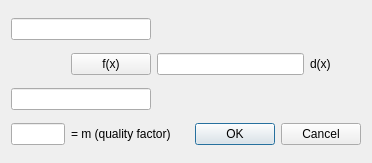
<?xml version="1.0" encoding="UTF-8"?>
<ui version="4.0">
 <class>Integral_gui</class>
 <widget class="QDialog" name="Integral_gui">
  <property name="geometry">
   <rect>
    <x>0</x>
    <y>0</y>
    <width>372</width>
    <height>163</height>
   </rect>
  </property>
  <property name="windowTitle">
   <string>Integral</string>
  </property>
  <property name="windowIcon">
   <iconset resource="../mathgraphica.qrc">
    <normaloff>:/images/images/integral.png</normaloff>:/images/images/integral.png</iconset>
  </property>
  <layout class="QGridLayout" name="gridLayout">
   <item row="3" column="0">
    <widget class="QLineEdit" name="lineEdit_m_factor"/>
   </item>
   <item row="2" column="0" colspan="2">
    <widget class="QLineEdit" name="lineEdit_xmin"/>
   </item>
   <item row="1" column="2" colspan="3">
    <widget class="QLineEdit" name="lineEdit_fx">
     <property name="sizePolicy">
      <sizepolicy hsizetype="MinimumExpanding" vsizetype="Fixed">
       <horstretch>0</horstretch>
       <verstretch>0</verstretch>
      </sizepolicy>
     </property>
    </widget>
   </item>
   <item row="3" column="3" colspan="3">
    <widget class="QDialogButtonBox" name="buttonBox">
     <property name="orientation">
      <enum>Qt::Horizontal</enum>
     </property>
     <property name="standardButtons">
      <set>QDialogButtonBox::Cancel|QDialogButtonBox::Ok</set>
     </property>
    </widget>
   </item>
   <item row="1" column="1">
    <widget class="QPushButton" name="pushButton_fx">
     <property name="text">
      <string>f(x)</string>
     </property>
    </widget>
   </item>
   <item row="3" column="1" colspan="2">
    <widget class="QLabel" name="label_3">
     <property name="text">
      <string>= m (quality factor)</string>
     </property>
    </widget>
   </item>
   <item row="0" column="0" colspan="2">
    <widget class="QLineEdit" name="lineEdit_xmax"/>
   </item>
   <item row="1" column="0">
    <widget class="QLabel" name="label_2">
     <property name="text">
      <string/>
     </property>
     <property name="pixmap">
      <pixmap resource="../mathgraphica.qrc">:/images/images/integral2.png</pixmap>
     </property>
    </widget>
   </item>
   <item row="1" column="5">
    <widget class="QLabel" name="label">
     <property name="text">
      <string>d(x)</string>
     </property>
    </widget>
   </item>
  </layout>
 </widget>
 <resources>
  <include location="../mathgraphica.qrc"/>
 </resources>
 <connections>
  <connection>
   <sender>buttonBox</sender>
   <signal>accepted()</signal>
   <receiver>Integral_gui</receiver>
   <slot>accept()</slot>
   <hints>
    <hint type="sourcelabel">
     <x>248</x>
     <y>254</y>
    </hint>
    <hint type="destinationlabel">
     <x>157</x>
     <y>274</y>
    </hint>
   </hints>
  </connection>
  <connection>
   <sender>buttonBox</sender>
   <signal>rejected()</signal>
   <receiver>Integral_gui</receiver>
   <slot>reject()</slot>
   <hints>
    <hint type="sourcelabel">
     <x>316</x>
     <y>260</y>
    </hint>
    <hint type="destinationlabel">
     <x>286</x>
     <y>274</y>
    </hint>
   </hints>
  </connection>
 </connections>
</ui>
